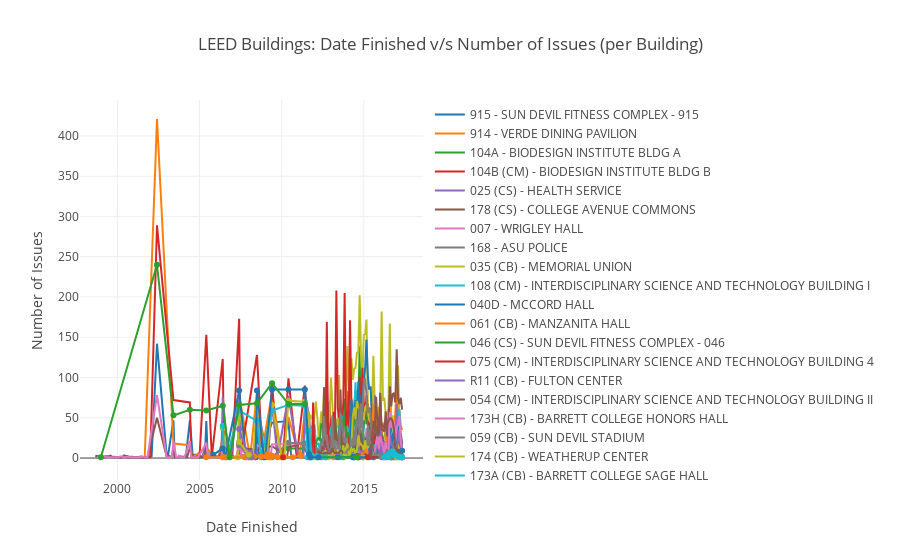

This figure's notebook cell:
### Code cell
buildings = new_df['Building'].unique()

data = []
for building in buildings:
    building_df = new_df[new_df['Building']==building]
    try:
        building_df = building_df.groupby(building_df['Date Finished'].dt.strftime('%Y-%m'))['Total'].count()
    except:
        print(building_df)
    
    data.append(Scatter(
        x = building_df.index,
        y = list(building_df),
        mode = 'line',
        name = building
    ))

layout = Layout(xaxis = dict(title = 'Date Finished'), yaxis = dict(title = 'Number of Issues'), 
                title =  'LEED Buildings: Date Finished v/s Number of Issues (per Building)')
# data = [trace0]

fig = {'data' : data, 'layout' : layout}

iplot(fig)
plot(fig,  filename='LEED_Frequency_All.html')
